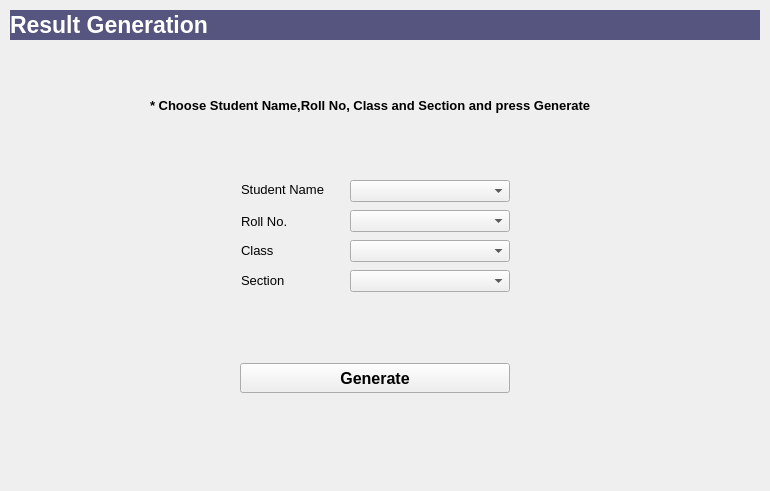
<?xml version="1.0" encoding="UTF-8"?>
<ui version="4.0">
 <class>Result_Generate</class>
 <widget class="QMainWindow" name="Result_Generate">
  <property name="geometry">
   <rect>
    <x>0</x>
    <y>0</y>
    <width>770</width>
    <height>491</height>
   </rect>
  </property>
  <property name="windowTitle">
   <string>MainWindow</string>
  </property>
  <widget class="QWidget" name="centralwidget">
   <widget class="QLabel" name="lbltitle">
    <property name="geometry">
     <rect>
      <x>10</x>
      <y>10</y>
      <width>750</width>
      <height>30</height>
     </rect>
    </property>
    <property name="font">
     <font>
      <family>Arial</family>
      <pointsize>17</pointsize>
      <weight>75</weight>
      <bold>true</bold>
     </font>
    </property>
    <property name="styleSheet">
     <string notr="true">background-color: rgb(85, 85, 127);
color: rgb(255, 255, 255);</string>
    </property>
    <property name="text">
     <string>Result Generation</string>
    </property>
    <property name="margin">
     <number>272</number>
    </property>
   </widget>
   <widget class="QLabel" name="lblstdname">
    <property name="geometry">
     <rect>
      <x>241</x>
      <y>181</y>
      <width>83</width>
      <height>16</height>
     </rect>
    </property>
    <property name="font">
     <font>
      <family>Arial</family>
      <pointsize>10</pointsize>
     </font>
    </property>
    <property name="text">
     <string>Student Name</string>
    </property>
   </widget>
   <widget class="QLabel" name="lblrollno">
    <property name="geometry">
     <rect>
      <x>241</x>
      <y>213</y>
      <width>46</width>
      <height>16</height>
     </rect>
    </property>
    <property name="font">
     <font>
      <family>Arial</family>
      <pointsize>10</pointsize>
     </font>
    </property>
    <property name="text">
     <string>Roll No.</string>
    </property>
   </widget>
   <widget class="QLabel" name="lblsection">
    <property name="geometry">
     <rect>
      <x>241</x>
      <y>272</y>
      <width>44</width>
      <height>16</height>
     </rect>
    </property>
    <property name="font">
     <font>
      <family>Arial</family>
      <pointsize>10</pointsize>
     </font>
    </property>
    <property name="text">
     <string>Section</string>
    </property>
   </widget>
   <widget class="QLabel" name="lblclass">
    <property name="geometry">
     <rect>
      <x>241</x>
      <y>242</y>
      <width>33</width>
      <height>16</height>
     </rect>
    </property>
    <property name="font">
     <font>
      <family>Arial</family>
      <pointsize>10</pointsize>
     </font>
    </property>
    <property name="text">
     <string>Class</string>
    </property>
   </widget>
   <widget class="QLabel" name="lbl_note">
    <property name="geometry">
     <rect>
      <x>150</x>
      <y>90</y>
      <width>461</width>
      <height>31</height>
     </rect>
    </property>
    <property name="font">
     <font>
      <pointsize>10</pointsize>
      <weight>75</weight>
      <bold>true</bold>
     </font>
    </property>
    <property name="text">
     <string>* Choose Student Name,Roll No, Class and Section and press Generate</string>
    </property>
   </widget>
   <widget class="QComboBox" name="combostdname">
    <property name="geometry">
     <rect>
      <x>350</x>
      <y>180</y>
      <width>160</width>
      <height>22</height>
     </rect>
    </property>
   </widget>
   <widget class="QComboBox" name="comborollno">
    <property name="geometry">
     <rect>
      <x>350</x>
      <y>210</y>
      <width>160</width>
      <height>22</height>
     </rect>
    </property>
   </widget>
   <widget class="QComboBox" name="comboclass">
    <property name="geometry">
     <rect>
      <x>350</x>
      <y>240</y>
      <width>160</width>
      <height>22</height>
     </rect>
    </property>
   </widget>
   <widget class="QComboBox" name="combosection">
    <property name="geometry">
     <rect>
      <x>350</x>
      <y>270</y>
      <width>160</width>
      <height>22</height>
     </rect>
    </property>
   </widget>
   <widget class="QPushButton" name="btngenerate">
    <property name="geometry">
     <rect>
      <x>240</x>
      <y>363</y>
      <width>270</width>
      <height>30</height>
     </rect>
    </property>
    <property name="font">
     <font>
      <pointsize>12</pointsize>
      <weight>75</weight>
      <bold>true</bold>
     </font>
    </property>
    <property name="text">
     <string>Generate</string>
    </property>
   </widget>
  </widget>
  <widget class="QMenuBar" name="menubar">
   <property name="geometry">
    <rect>
     <x>0</x>
     <y>0</y>
     <width>770</width>
     <height>21</height>
    </rect>
   </property>
  </widget>
 </widget>
 <resources/>
 <connections/>
</ui>
